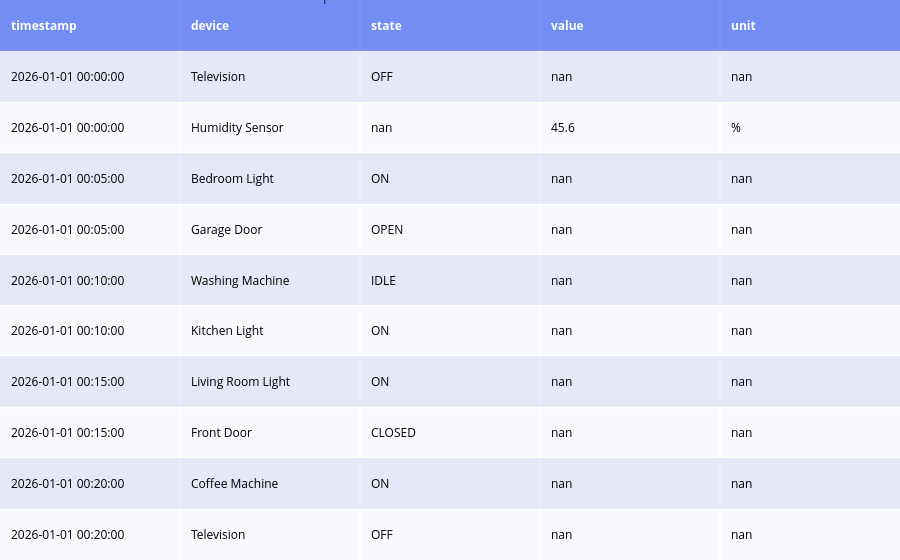

The notebook cell saved with this chart:
### Code cell
preview = sensor_log_data.head(10)

fig = ff.create_table(preview, colorscale=[[0, '#4C6EF5'], [0.5, 'lavender'], [1, 'white']])
fig.update_layout(title="Sample of Simulated Smart Home Events", title_x=0.5)
fig.show()

### Figure 1 — Plotly figure (JSON) as saved in the notebook; plotly's stock layout.template omitted (floating-point values rounded to 4 significant figures)
{"data": [{"colorscale": [[0, "#4C6EF5"], [0.5, "lavender"], [1, "white"]], "hoverinfo": "none", "opacity": 0.75, "showscale": false, "type": "heatmap", "z": [[0, 0, 0, 0, 0], [0.5, 0.5, 0.5, 0.5, 0.5], [1, 1, 1, 1, 1], [0.5, 0.5, 0.5, 0.5, 0.5], [1, 1, 1, 1, 1], [0.5, 0.5, 0.5, 0.5, 0.5], [1, 1, 1, 1, 1], [0.5, 0.5, 0.5, 0.5, 0.5], [1, 1, 1, 1, 1], [0.5, 0.5, 0.5, 0.5, 0.5], [1, 1, 1, 1, 1]]}], "layout": {"annotations": [{"align": "left", "font": {"color": "#ffffff"}, "showarrow": false, "text": "<b>timestamp</b>", "x": -0.45, "xanchor": "left", "xref": "x", "y": 0, "yref": "y"}, {"align": "left", "font": {"color": "#ffffff"}, "showarrow": false, "text": "<b>device</b>", "x": 0.55, "xanchor": "left", "xref": "x", "y": 0, "yref": "y"}, {"align": "left", "font": {"color": "#ffffff"}, "showarrow": false, "text": "<b>state</b>", "x": 1.55, "xanchor": "left", "xref": "x", "y": 0, "yref": "y"}, {"align": "left", "font": {"color": "#ffffff"}, "showarrow": false, "text": "<b>value</b>", "x": 2.55, "xanchor": "left", "xref": "x", "y": 0, "yref": "y"}, {"align": "left", "font": {"color": "#ffffff"}, "showarrow": false, "text": "<b>unit</b>", "x": 3.55, "xanchor": "left", "xref": "x", "y": 0, "yref": "y"}, {"align": "left", "font": {"color": "#000000"}, "showarrow": false, "text": "2026-01-01 00:00:00", "x": -0.45, "xanchor": "left", "xref": "x", "y": 1, "yref": "y"}, {"align": "left", "font": {"color": "#000000"}, "showarrow": false, "text": "Television", "x": 0.55, "xanchor": "left", "xref": "x", "y": 1, "yref": "y"}, {"align": "left", "font": {"color": "#000000"}, "showarrow": false, "text": "OFF", "x": 1.55, "xanchor": "left", "xref": "x", "y": 1, "yref": "y"}, {"align": "left", "font": {"color": "#000000"}, "showarrow": false, "text": "nan", "x": 2.55, "xanchor": "left", "xref": "x", "y": 1, "yref": "y"}, {"align": "left", "font": {"color": "#000000"}, "showarrow": false, "text": "nan", "x": 3.55, "xanchor": "left", "xref": "x", "y": 1, "yref": "y"}, {"align": "left", "font": {"color": "#000000"}, "showarrow": false, "text": "2026-01-01 00:00:00", "x": -0.45, "xanchor": "left", "xref": "x", "y": 2, "yref": "y"}, {"align": "left", "font": {"color": "#000000"}, "showarrow": false, "text": "Humidity Sensor", "x": 0.55, "xanchor": "left", "xref": "x", "y": 2, "yref": "y"}, {"align": "left", "font": {"color": "#000000"}, "showarrow": false, "text": "nan", "x": 1.55, "xanchor": "left", "xref": "x", "y": 2, "yref": "y"}, {"align": "left", "font": {"color": "#000000"}, "showarrow": false, "text": "45.6", "x": 2.55, "xanchor": "left", "xref": "x", "y": 2, "yref": "y"}, {"align": "left", "font": {"color": "#000000"}, "showarrow": false, "text": "%", "x": 3.55, "xanchor": "left", "xref": "x", "y": 2, "yref": "y"}, {"align": "left", "font": {"color": "#000000"}, "showarrow": false, "text": "2026-01-01 00:05:00", "x": -0.45, "xanchor": "left", "xref": "x", "y": 3, "yref": "y"}, {"align": "left", "font": {"color": "#000000"}, "showarrow": false, "text": "Bedroom Light", "x": 0.55, "xanchor": "left", "xref": "x", "y": 3, "yref": "y"}, {"align": "left", "font": {"color": "#000000"}, "showarrow": false, "text": "ON", "x": 1.55, "xanchor": "left", "xref": "x", "y": 3, "yref": "y"}, {"align": "left", "font": {"color": "#000000"}, "showarrow": false, "text": "nan", "x": 2.55, "xanchor": "left", "xref": "x", "y": 3, "yref": "y"}, {"align": "left", "font": {"color": "#000000"}, "showarrow": false, "text": "nan", "x": 3.55, "xanchor": "left", "xref": "x", "y": 3, "yref": "y"}, {"align": "left", "font": {"color": "#000000"}, "showarrow": false, "text": "2026-01-01 00:05:00", "x": -0.45, "xanchor": "left", "xref": "x", "y": 4, "yref": "y"}, {"align": "left", "font": {"color": "#000000"}, "showarrow": false, "text": "Garage Door", "x": 0.55, "xanchor": "left", "xref": "x", "y": 4, "yref": "y"}, {"align": "left", "font": {"color": "#000000"}, "showarrow": false, "text": "OPEN", "x": 1.55, "xanchor": "left", "xref": "x", "y": 4, "yref": "y"}, {"align": "left", "font": {"color": "#000000"}, "showarrow": false, "text": "nan", "x": 2.55, "xanchor": "left", "xref": "x", "y": 4, "yref": "y"}, {"align": "left", "font": {"color": "#000000"}, "showarrow": false, "text": "nan", "x": 3.55, "xanchor": "left", "xref": "x", "y": 4, "yref": "y"}, {"align": "left", "font": {"color": "#000000"}, "showarrow": false, "text": "2026-01-01 00:10:00", "x": -0.45, "xanchor": "left", "xref": "x", "y": 5, "yref": "y"}, {"align": "left", "font": {"color": "#000000"}, "showarrow": false, "text": "Washing Machine", "x": 0.55, "xanchor": "left", "xref": "x", "y": 5, "yref": "y"}, {"align": "left", "font": {"color": "#000000"}, "showarrow": false, "text": "IDLE", "x": 1.55, "xanchor": "left", "xref": "x", "y": 5, "yref": "y"}, {"align": "left", "font": {"color": "#000000"}, "showarrow": false, "text": "nan", "x": 2.55, "xanchor": "left", "xref": "x", "y": 5, "yref": "y"}, {"align": "left", "font": {"color": "#000000"}, "showarrow": false, "text": "nan", "x": 3.55, "xanchor": "left", "xref": "x", "y": 5, "yref": "y"}, {"align": "left", "font": {"color": "#000000"}, "showarrow": false, "text": "2026-01-01 00:10:00", "x": -0.45, "xanchor": "left", "xref": "x", "y": 6, "yref": "y"}, {"align": "left", "font": {"color": "#000000"}, "showarrow": false, "text": "Kitchen Light", "x": 0.55, "xanchor": "left", "xref": "x", "y": 6, "yref": "y"}, {"align": "left", "font": {"color": "#000000"}, "showarrow": false, "text": "ON", "x": 1.55, "xanchor": "left", "xref": "x", "y": 6, "yref": "y"}, {"align": "left", "font": {"color": "#000000"}, "showarrow": false, "text": "nan", "x": 2.55, "xanchor": "left", "xref": "x", "y": 6, "yref": "y"}, {"align": "left", "font": {"color": "#000000"}, "showarrow": false, "text": "nan", "x": 3.55, "xanchor": "left", "xref": "x", "y": 6, "yref": "y"}, {"align": "left", "font": {"color": "#000000"}, "showarrow": false, "text": "2026-01-01 00:15:00", "x": -0.45, "xanchor": "left", "xref": "x", "y": 7, "yref": "y"}, {"align": "left", "font": {"color": "#000000"}, "showarrow": false, "text": "Living Room Light", "x": 0.55, "xanchor": "left", "xref": "x", "y": 7, "yref": "y"}, {"align": "left", "font": {"color": "#000000"}, "showarrow": false, "text": "ON", "x": 1.55, "xanchor": "left", "xref": "x", "y": 7, "yref": "y"}, {"align": "left", "font": {"color": "#000000"}, "showarrow": false, "text": "nan", "x": 2.55, "xanchor": "left", "xref": "x", "y": 7, "yref": "y"}, {"align": "left", "font": {"color": "#000000"}, "showarrow": false, "text": "nan", "x": 3.55, "xanchor": "left", "xref": "x", "y": 7, "yref": "y"}, {"align": "left", "font": {"color": "#000000"}, "showarrow": false, "text": "2026-01-01 00:15:00", "x": -0.45, "xanchor": "left", "xref": "x", "y": 8, "yref": "y"}, {"align": "left", "font": {"color": "#000000"}, "showarrow": false, "text": "Front Door", "x": 0.55, "xanchor": "left", "xref": "x", "y": 8, "yref": "y"}, {"align": "left", "font": {"color": "#000000"}, "showarrow": false, "text": "CLOSED", "x": 1.55, "xanchor": "left", "xref": "x", "y": 8, "yref": "y"}, {"align": "left", "font": {"color": "#000000"}, "showarrow": false, "text": "nan", "x": 2.55, "xanchor": "left", "xref": "x", "y": 8, "yref": "y"}, {"align": "left", "font": {"color": "#000000"}, "showarrow": false, "text": "nan", "x": 3.55, "xanchor": "left", "xref": "x", "y": 8, "yref": "y"}, {"align": "left", "font": {"color": "#000000"}, "showarrow": false, "text": "2026-01-01 00:20:00", "x": -0.45, "xanchor": "left", "xref": "x", "y": 9, "yref": "y"}, {"align": "left", "font": {"color": "#000000"}, "showarrow": false, "text": "Coffee Machine", "x": 0.55, "xanchor": "left", "xref": "x", "y": 9, "yref": "y"}, {"align": "left", "font": {"color": "#000000"}, "showarrow": false, "text": "ON", "x": 1.55, "xanchor": "left", "xref": "x", "y": 9, "yref": "y"}, {"align": "left", "font": {"color": "#000000"}, "showarrow": false, "text": "nan", "x": 2.55, "xanchor": "left", "xref": "x", "y": 9, "yref": "y"}, {"align": "left", "font": {"color": "#000000"}, "showarrow": false, "text": "nan", "x": 3.55, "xanchor": "left", "xref": "x", "y": 9, "yref": "y"}, {"align": "left", "font": {"color": "#000000"}, "showarrow": false, "text": "2026-01-01 00:20:00", "x": -0.45, "xanchor": "left", "xref": "x", "y": 10, "yref": "y"}, {"align": "left", "font": {"color": "#000000"}, "showarrow": false, "text": "Television", "x": 0.55, "xanchor": "left", "xref": "x", "y": 10, "yref": "y"}, {"align": "left", "font": {"color": "#000000"}, "showarrow": false, "text": "OFF", "x": 1.55, "xanchor": "left", "xref": "x", "y": 10, "yref": "y"}, {"align": "left", "font": {"color": "#000000"}, "showarrow": false, "text": "nan", "x": 2.55, "xanchor": "left", "xref": "x", "y": 10, "yref": "y"}, {"align": "left", "font": {"color": "#000000"}, "showarrow": false, "text": "nan", "x": 3.55, "xanchor": "left", "xref": "x", "y": 10, "yref": "y"}], "autosize": true, "margin": {"b": 0, "l": 0, "r": 0, "t": 0}, "title": {"text": "Sample of Simulated Smart Home Events", "x": 0.5}, "xaxis": {"autorange": true, "dtick": 1, "gridwidth": 2, "range": [-0.5, 4.5], "showticklabels": false, "tick0": -0.5, "ticks": "", "zeroline": false}, "yaxis": {"autorange": true, "dtick": 1, "gridwidth": 2, "range": [10.5, -0.5], "showticklabels": false, "tick0": 0.5, "ticks": "", "zeroline": false}}}
